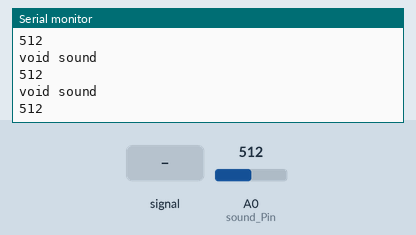
Simulated run of this sketch. Board: Arduino Uno, built with avr-gcc and run on an emulated ATmega328P. Shown: the last lines printed to the serial monitor. The test bench sets the inputs (shaded band); at power-on: A0 (sound_Pin) = 512.

Above: at 1.2 s.
1.3 s: A0 (sound_Pin) fed a 200 Hz sine of ±81 counts around its level
At 1.56 s:
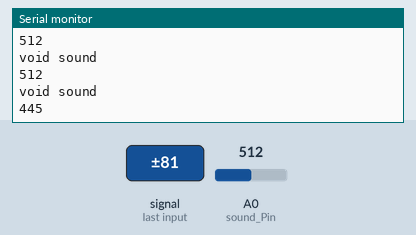
2.8 s: A0 (sound_Pin) set to 716
At 2.96 s:
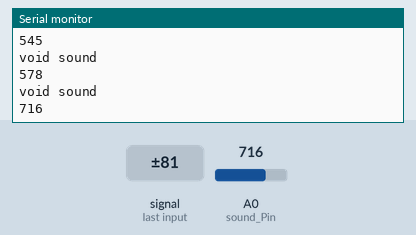
4.3 s: A0 (sound_Pin) fed a 1000 Hz sine of ±255 counts around its level
At 4.57 s:
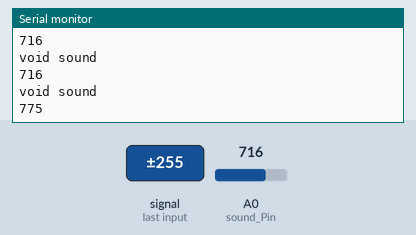
5.8 s: A0 (sound_Pin) set to 900
At 5.97 s:
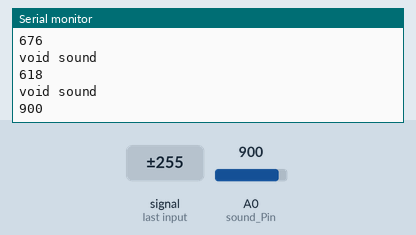
Timing chart, 0 to 8.3 s (numbered marks = the images above; inputs shaded):
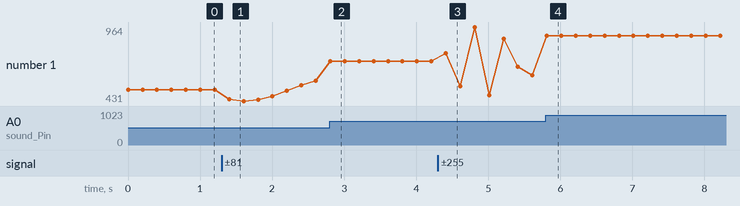

Measured:
- after the input at 1.3 s, the serial monitor: prints a new line after 0.10 s (image 1)
- after the input at 2.8 s, the serial monitor: prints a new line at once (image 2)
- after the input at 4.3 s, the serial monitor: prints a new line after 0.11 s (image 3)
- after the input at 5.8 s, the serial monitor: prints a new line at once (image 4)
- plotted number 1: 512 → 578 after the input at 1.3 s, 578 → 716 after the input at 2.8 s, 716 → 618 after the input at 4.3 s, 618 → 900 after the input at 5.8 s

The sketch:

sound_sample.ino
```cpp
const int sound_Pin = A0;
int sound;

void setup() {
  Serial.begin(115200);
}


int sound_read() {
  int sound = analogRead(sound_Pin);
  Serial.println("void sound");
  return sound;
}


void loop() {
  int sound = sound_read();
  Serial.println(sound);
  delay(200);
}
```
